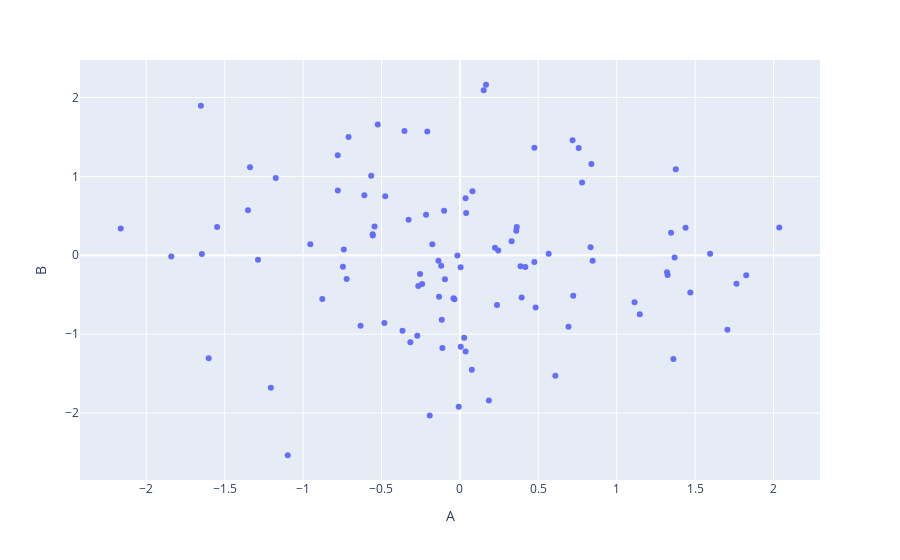

Notebook code cell kept with this figure:
### Code cell
#pd.options.plotting.backend = "plotly"
df.plot(kind ='scatter', x ='A', y ='B')
